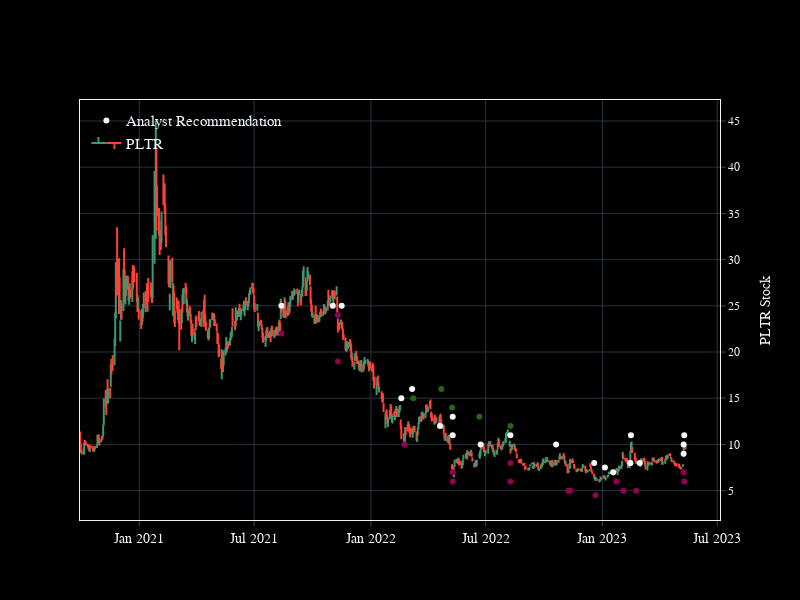

The notebook cell saved with this chart:
### Markdown cell above
### 5. Plot analyst recommendation, target price overlay on OHLC using Plotly

### Code cell
fig = go.Figure()

# Add traces
fig.add_trace(go.Scatter(x=analyst_rec['Date'], y=analyst_rec['Price Target'], 
                         text=analyst_rec['Company'],
                         mode='markers',
                         name='Analyst Recommendation', marker_color=analyst_rec['Rating']))
fig.add_trace(go.Ohlc(x=ohlc['date'], open=ohlc['Open'], high=ohlc['High'], low=ohlc['Low'], close=ohlc['Close'], name=symbol))
fig.update_layout(xaxis_rangeslider_visible=False, 
                  font_family="Arial", 
                  font_size=12,
                  yaxis_title=symbol+' Stock',
                  width=800, height=600)

fig.show()

### Figure 1 — Plotly figure (JSON) as saved in the notebook; plotly's stock layout.template omitted (floating-point values rounded to 4 significant figures; data arrays with more than 128 entries replaced by an {"elided": "..."} marker saying what was removed)
{"data": [{"marker": {"color": [0, -1, 0, -1, -1, 0, 0, -1, 0, 1, 0, 1, 1, 0, -1, -1, 0, 1, 0, 0, -1, 1, -1, 0, -1, -1, 0, -1, 0, 0, -1, -1, 0, 0, 0, -1, 0, 0, -1, 0, -1, 0]}, "mode": "markers", "name": "Analyst Recommendation", "text": ["RBC Capital Markets", "Morgan Stanley", "Deutsche Bank", "RBC Capital Markets", "Morgan Stanley", "Credit Suisse", "Deutsche Bank", "Citigroup Corp.", "Morgan Stanley", "Piper Sandler", "RBC Capital Markets", "Piper Sandler", "Piper Sandler", "Deutsche Bank", "Citigroup Corp.", "RBC Capital Markets", "Morgan Stanley", "Bank of America Merrill Lynch", "Goldman Sachs", "Morgan Stanley", "Citigroup Corp.", "Jefferies & Company Inc.", "Deutsche Bank", "Morgan Stanley", "RBC Capital Markets", "Citigroup Corp.", "Morgan Stanley", "Wolfe Research", "Jefferies & Company Inc.", "Mizuho", "Deutsche Bank", "Citigroup Corp.", "Goldman Sachs", "Mizuho", "Credit Suisse", "RBC Capital Markets", "D.A. Davidson & Co.", "Goldman Sachs", "Deutsche Bank", "Jefferies & Company Inc.", "Citigroup Corp.", "Credit Suisse"], "type": "scatter", "x": ["2021-08-13T00:00:00", "2021-08-13T00:00:00", "2021-11-02T00:00:00", "2021-11-10T00:00:00", "2021-11-10T00:00:00", "2021-11-16T00:00:00", "2022-02-18T00:00:00", "2022-02-23T00:00:00", "2022-03-07T00:00:00", "2022-03-09T00:00:00", "2022-04-20T00:00:00", "2022-04-22T00:00:00", "2022-05-09T00:00:00", "2022-05-10T00:00:00", "2022-05-10T00:00:00", "2022-05-10T00:00:00", "2022-05-10T00:00:00", "2022-06-21T00:00:00", "2022-06-23T00:00:00", "2022-08-09T00:00:00", "2022-08-09T00:00:00", "2022-08-09T00:00:00", "2022-08-09T00:00:00", "2022-10-20T00:00:00", "2022-11-08T00:00:00", "2022-11-11T00:00:00", "2022-12-19T00:00:00", "2022-12-21T00:00:00", "2023-01-05T00:00:00", "2023-01-18T00:00:00", "2023-01-23T00:00:00", "2023-02-03T00:00:00", "2023-02-14T00:00:00", "2023-02-14T00:00:00", "2023-02-15T00:00:00", "2023-02-23T00:00:00", "2023-03-01T00:00:00", "2023-05-09T00:00:00", "2023-05-09T00:00:00", "2023-05-09T00:00:00", "2023-05-10T00:00:00", "2023-05-10T00:00:00"], "y": [25, 22, 25, 19, 24, 25, 15, 10, 16, 15, 12, 16, 14, 11, 7, 6, 13, 13, 10, 11, 6, 12, 8, 10, 5, 5, 8, 4.5, 7.5, 7, 6, 5, 8, 8, 11, 5, 8, 9, 7, 10, 6, 11]}, {"close": {"elided": "659 float values"}, "high": {"elided": "659 float values"}, "low": {"elided": "659 float values"}, "name": "PLTR", "open": {"elided": "659 float values"}, "type": "ohlc", "x": {"elided": "659 str values"}}], "layout": {"font": {"family": "Arial", "size": 12}, "height": 600, "width": 800, "xaxis": {"rangeslider": {"visible": false}}, "yaxis": {"title": {"text": "PLTR Stock"}}}}
